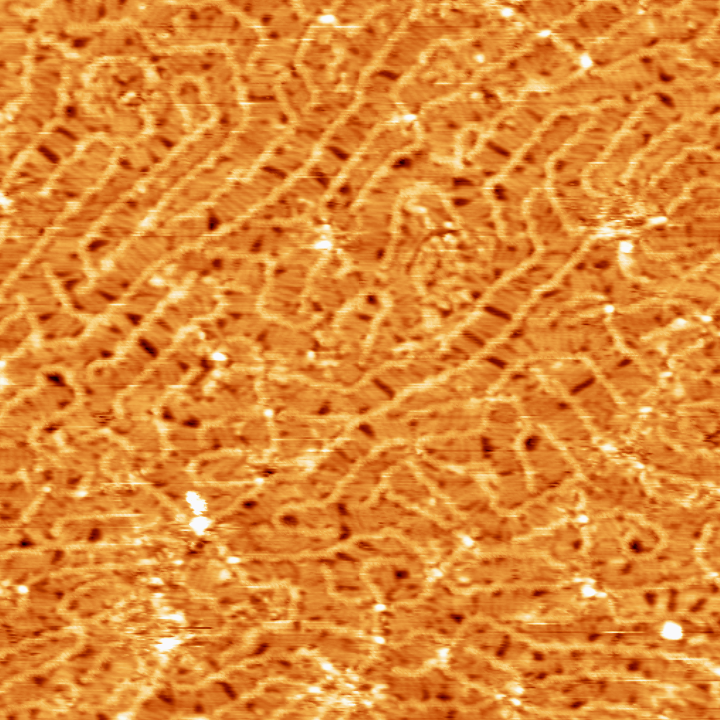
#> input picture STM/data/2.PNG, 720 x 720 px; its folder holds 3 pictures in this run
$ python main.py
#> lines starting #> are read from the running program, lines starting #| are printed output that depends on the picture; after the words box and inside, x2 and y2 are one past the last pixel; in counts of white or black regions, pixels touching at a corner belong together
"""
Written by Qiming Huang

This script processes Scanning Tunneling Microscopy (STM) images to extract and analyze specific features,
such as contours and lengths of detected structures. It performs preprocessing, thresholding, and filtering
to remove noise and irrelevant details, followed by skeletonization and morphological operations. The output
includes visual representations of detected structures with their corresponding lengths overlaid on the original images.

Input:
- STM images in PNG format located in the './data/' directory (e.g., '2.PNG', '4.PNG', '6.PNG').

Output:
- Displays processed images with detected contours highlighted and annotated with the calculated lengths.

Processing Steps:
1. Read and preprocess each image with gamma correction and color space conversion.
2. Apply Gaussian blur and Otsu thresholding to create a binary image for region isolation.
3. Identify and filter connected components to remove small, irrelevant blobs.
4. Use morphological operations and skeletonization to refine structure detection.
5. Detect contours and calculate the lengths of detected structures.
6. Visualize detected contours on the original image with random colors and length annotations.
7. Display the final annotated images using Matplotlib.

Dependencies:
- Python libraries: OpenCV (cv2), Matplotlib, NumPy, scikit-image, tqdm.

Usage:
- Place the STM images in the './data/' directory.
- Run the script in a Python environment with the required dependencies installed.
- The processed images will be displayed sequentially.

"""

import cv2
import matplotlib.pyplot as plt
import numpy as np
from skimage import morphology

def RGB_to_Hex(tmp):
    rgb = tmp.split(',')
    strs = '#'
    for i in rgb:
        num = int(i)
        strs += str(hex(num))[-2:].replace('x','0').upper()

    return strs


for img_idx in [2,4,6]:
    img = cv2.imread(f"./data/{img_idx}.PNG")
#> img is the input picture: shape (720, 720, 3); mean B, G, R 53.8, 137.7, 223.4
    img = np.power(img/float(np.max(img)), 1.5)
    img = np.uint8(img * 255)
    img = cv2.cvtColor(img, cv2.COLOR_BGR2RGB)
    img_gray = cv2.cvtColor(img, cv2.COLOR_RGB2GRAY)
    blur = cv2.GaussianBlur(img_gray,(7,7),10)
    # remove small bright spots
    # light_remove = np.uint8(np.where(blur > 220, 0, blur))

    ret1, th1 = cv2.threshold(blur, 155, 230, cv2.THRESH_OTSU)
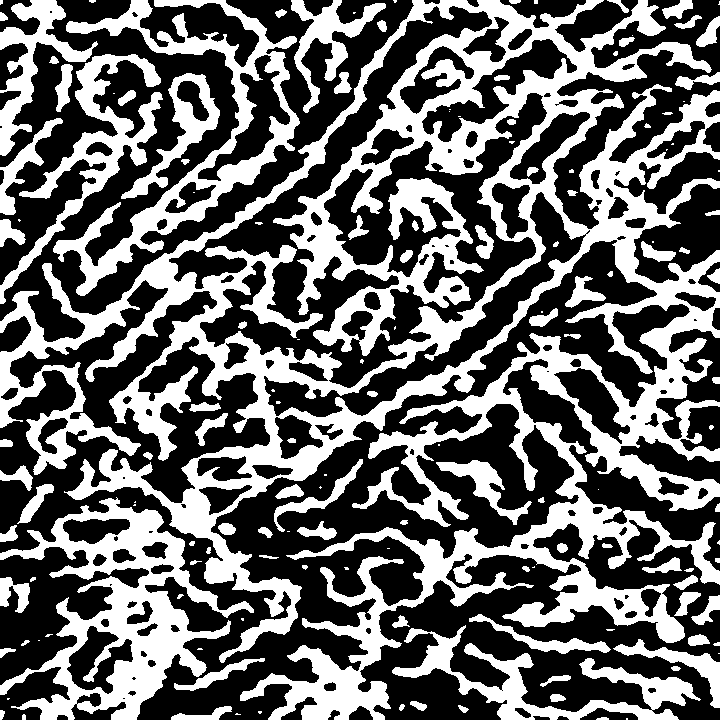
#> th1: shape (720, 720); values 0 (black) and 230 (white), 40.8% white; 149 white regions (49 under 20 px), largest, box (x1, y1, x2, y2) and area: (0, 0, 720, 720) 136487, (0, 497, 254, 720) 18251, (53, 0, 300, 296) 13199
#> ret1 = 133

    nb_blobs, im_with_separated_blobs, stats, _ = cv2.connectedComponentsWithStats(th1)
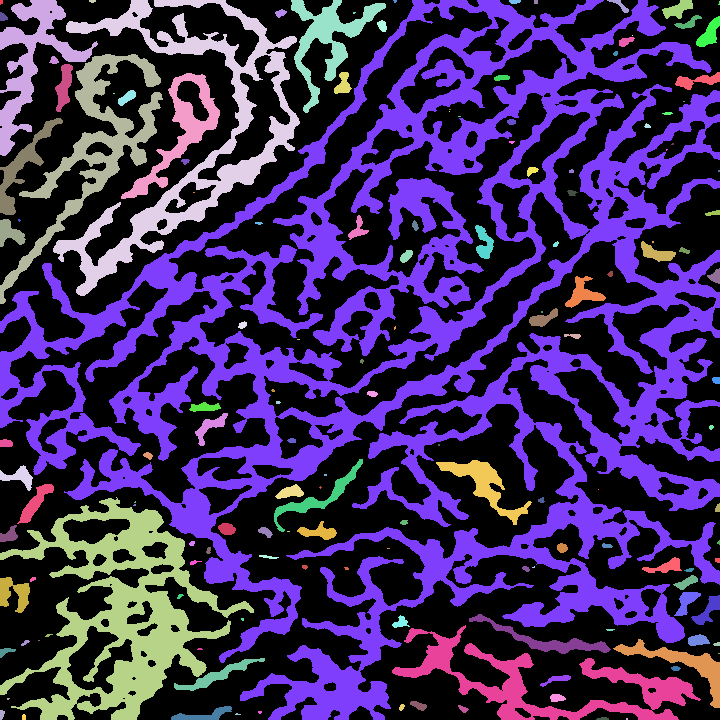
#> im_with_separated_blobs: shape (720, 720) int32; 150 distinct labels, from 0 to 149; one colour per label, 0 black
#> nb_blobs = 150; stats = 150 rows, first 6: [0, 0, 720, 720, 307057], [0, 0, 3, 5, 13], [0, 0, 98, 156, 4123], [89, 0, 7, 3, 17], [53, 0, 247, 296, 13199], [291, 0, 95, 113, 2916]
    sizes = stats[:, -1]
#> sizes = 150 values, max 307057 at index 0, min 1 at index 19, mean 3456
    sizes = sizes[1:]
#> sizes = 149 values, max 136487 at index 6, min 1 at index 18, mean 1418.4
    nb_blobs -= 1
#> nb_blobs = 149
    min_size = 500
    # output image with only the kept components
    im_result = np.zeros_like(im_with_separated_blobs)
    # for every component in the image, keep it only if it's above min_size
    for blob in range(nb_blobs):
        if sizes[blob] >= min_size:
            # see description of im_with_separated_blobs above
            im_result[im_with_separated_blobs == blob + 1] = 255

    kernel = np.ones((5,5),np.uint8)
    # black hat
    black_hat = cv2.morphologyEx(np.uint8(im_result), cv2.MORPH_BLACKHAT, np.ones((2,2),np.uint8))
#> black_hat: shape (720, 720); 3.6% white in thin lines or dots
    skeleton = np.uint8(morphology.skeletonize(black_hat))
#> skeleton: shape (720, 720); values 0 (black) and 1 (white), 2.8% white in thin lines or dots
    skeleton_dilate = cv2.dilate(skeleton, np.ones((3,3),np.uint8), iterations = 1)
#> skeleton_dilate: shape (720, 720); values 0 (black) and 1 (white), 12% white; 825 white regions (232 under 20 px), largest, box (x1, y1, x2, y2) and area: (168, 6, 439, 263) 1483, (140, 144, 285, 241) 764, (479, 235, 627, 363) 736

    # !!
    a = cv2.dilate(skeleton, np.ones((2,2),np.uint8), iterations=5)
#> a: shape (720, 720); values 0 (black) and 1 (white), 27.9% white; 464 white regions (1 under 20 px), largest, box (x1, y1, x2, y2) and area: (169, 7, 443, 267) 3155, (79, 114, 313, 302) 3041, (211, 375, 464, 537) 2553
    nb_blobs, im_with_separated_blobs, stats, _ = cv2.connectedComponentsWithStats(a)
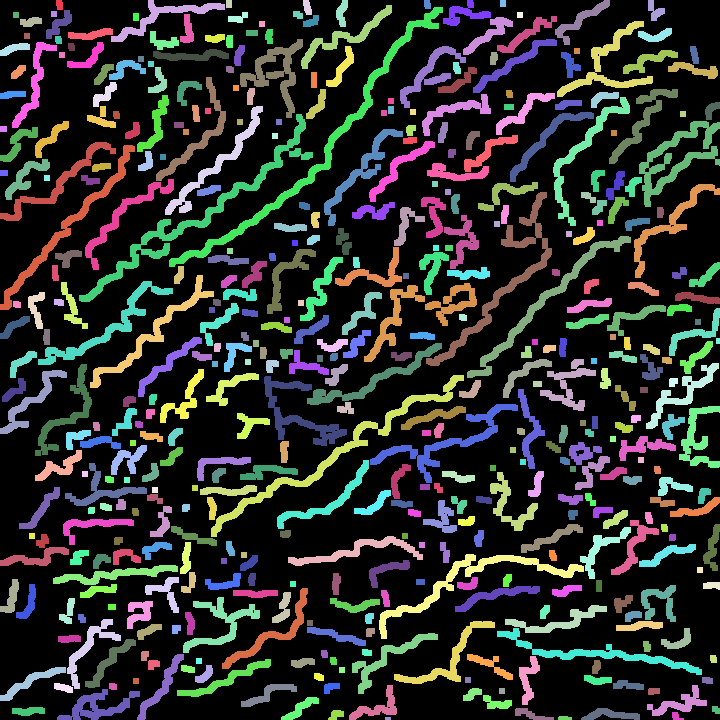
#> im_with_separated_blobs: shape (720, 720) int32; 465 distinct labels, from 0 to 464; one colour per label, 0 black
#> nb_blobs = 465; stats = 465 rows, first 6: [0, 0, 720, 720, 373943], [56, 0, 7, 10, 64], [111, 0, 114, 42, 984], [226, 0, 6, 8, 48], [303, 0, 9, 15, 103], [336, 0, 12, 27, 205]
    sizes = stats[:, -1]
#> sizes = 465 values, max 373943 at index 0, min 18 at index 463, mean 1114.8
    sizes = sizes[1:]
#> sizes = 464 values, max 3155 at index 11, min 18 at index 462, mean 311.3
    nb_blobs -= 1
#> nb_blobs = 464
    min_size = 200
    # output image with only the kept components
    im_result = np.zeros_like(im_with_separated_blobs)
    # for every component in the image, keep it only if it's above min_size
    for blob in range(nb_blobs):
        if sizes[blob] >= min_size:
            # see description of im_with_separated_blobs above
            im_result[im_with_separated_blobs == blob + 1] = 255
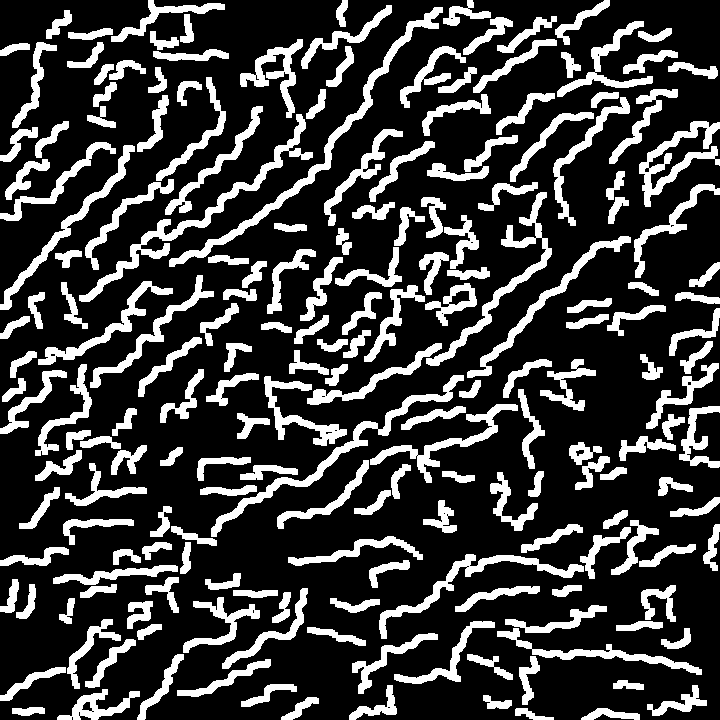
#> im_result: shape (720, 720) int32; 23.5% white; 201 white regions, largest, box (x1, y1, x2, y2) and area: (169, 7, 443, 267) 3155, (79, 114, 313, 302) 3041, (211, 375, 464, 537) 2553

    # # black hat
    # black_hat = cv2.morphologyEx(th1, cv2.MORPH_BLACKHAT, np.ones((2,2),np.uint8))


    skeleton_final = np.uint8(morphology.skeletonize(im_result))
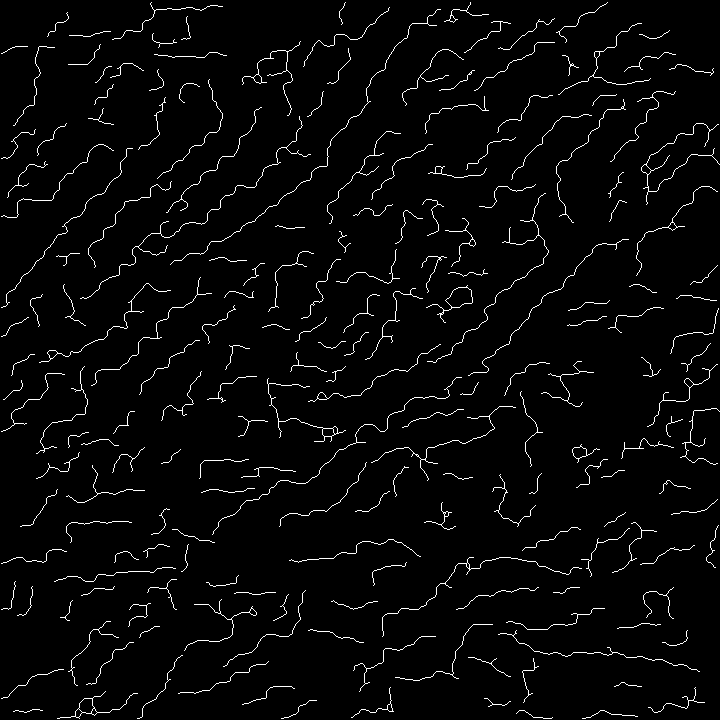
#> skeleton_final: shape (720, 720); values 0 (black) and 1 (white), 3.1% white in thin lines or dots
    s_contours, _ = cv2.findContours(skeleton_final, cv2.RETR_TREE, cv2.CHAIN_APPROX_SIMPLE)
#> s_contours = 232 contours, 196 with area under 20; largest, box (x1, y1, x2, y2) and area: (426, 285, 473, 323) 386, (445, 287, 473, 308) 377, (57, 691, 138, 719) 240, (78, 698, 95, 714) 173, (572, 444, 600, 463) 130

    colors = []
    for _ in range(len(s_contours)):
        colors.append(
            [np.uint8(np.floor(np.random.rand() * 255)), np.uint8(np.floor(np.random.rand() * 255)), np.uint8(np.floor(np.random.rand() * 255))]
        )
#> after the loop, colors = 232 items, first 6: [139, 182, 153], [138, 108, 164], [111, 227, 245], [97, 201, 134], [144, 236, 18], [22, 5, 212]
    colors = np.array(colors)
#> colors = 232 rows, first 8: [139, 182, 153], [138, 108, 164], [111, 227, 245], [97, 201, 134], [144, 236, 18], [22, 5, 212], [198, 221, 249], [203, 117, 199]

    lists = []
    lengths = []
    areas = []
    plt.figure(figsize=(16,16),dpi=100)
    plt.gca().xaxis.set_major_locator(plt.NullLocator())
    plt.gca().yaxis.set_major_locator(plt.NullLocator())
    plt.subplots_adjust(top = 1, bottom = 0, right = 1, left = 0, hspace = 0, wspace = 0)
    # plt.imshow(img)
    plt.axis("off")
    for i in range(len(s_contours)):
        length = cv2.arcLength(s_contours[i], False) / 2
        rect = cv2.minAreaRect(s_contours[i])
        box = cv2.boxPoints(rect)
        box = np.int0(box)
        area = cv2.contourArea(box)
        areas.append(area)

        if length > 30 or True:
            mask1 = cv2.drawContours(img, s_contours, i, [int(j) for j in colors[i]], 4)
            plt.text(
                s_contours[i][0][0][0], s_contours[i][0][0][1], f"{int(length)}",
                bbox=dict(boxstyle='round', facecolor=RGB_to_Hex(str(colors[i][0])+','+str(colors[i][1])+','+str(colors[i][2])), edgecolor='gray', alpha=0.7),
                fontsize=25
            )
            lengths.append(int(length))
#> this loop made 232 passes
#> (length, rect, box, area, rgb in RGB_to_Hex) on passes 1 to 3: (58.8, ((609.4, 713.4), (55.04, 7.42), -2.2), [[582, 718], [581, 710], [636, 708], [637, 716]], 442, ['139', '182', '153']), (38.47, ((534, 714.8), (4.75, 35.96), -76.76), [[551, 721], [516, 713], [517, 708], [552, 716]], 183, ['138', '108', '164']), (28.4, ((27.51, 710.6), (29.01, 2.64), -3.37), [[13, 712], [12, 710], [41, 708], [42, 711]], 74, ['111', '227', '245'])
#> pass 3, `mask1 = cv2.drawContours(img, s_contours, i, [int(j) for j in colors[i..`:
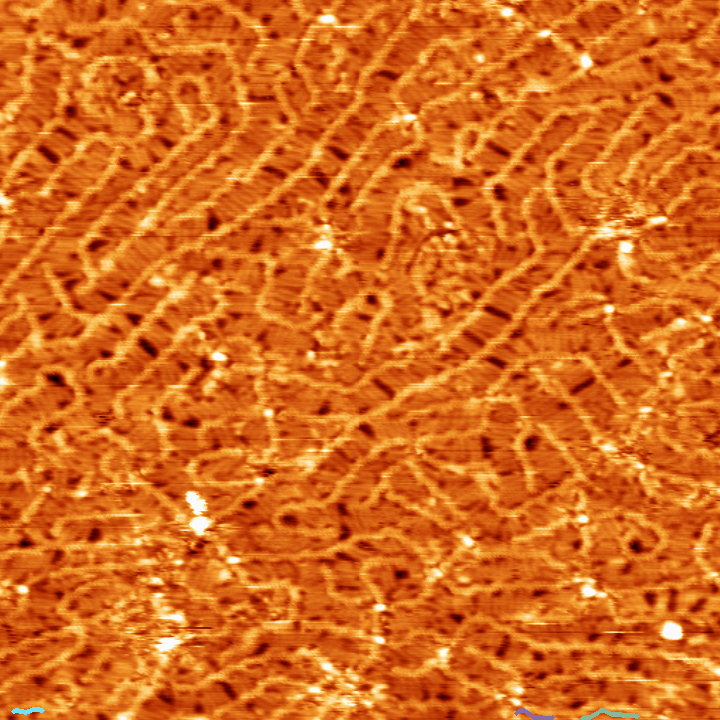
#> mask1: shape (720, 720, 3); mean R, G, B 214, 106.2, 28.5
#> after the loop:
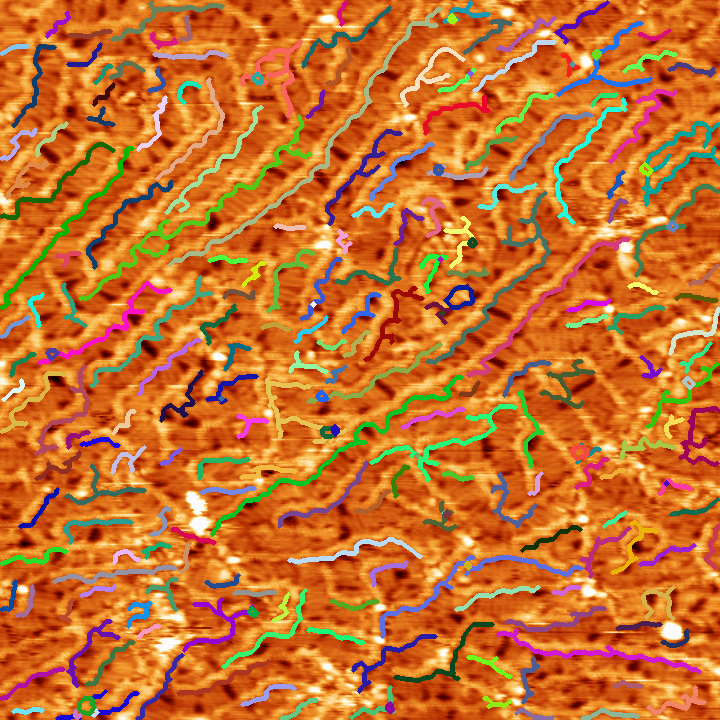
#> img: shape (720, 720, 3); mean R, G, B 200.2, 112.5, 45.1
#> after the loop, areas = 232 values, max 14962.5 at index 225, min 2 at index 64, mean 1022.6; lengths = 232 values, max 455 at index 183, min 2 at index 64, mean 74.85
    plt.imshow(mask1)
    plt.savefig(f"./res/{img_idx}.PNG")
    plt.show()
#> pass 2 of the loop `for img_idx in [2,4,6]:`:
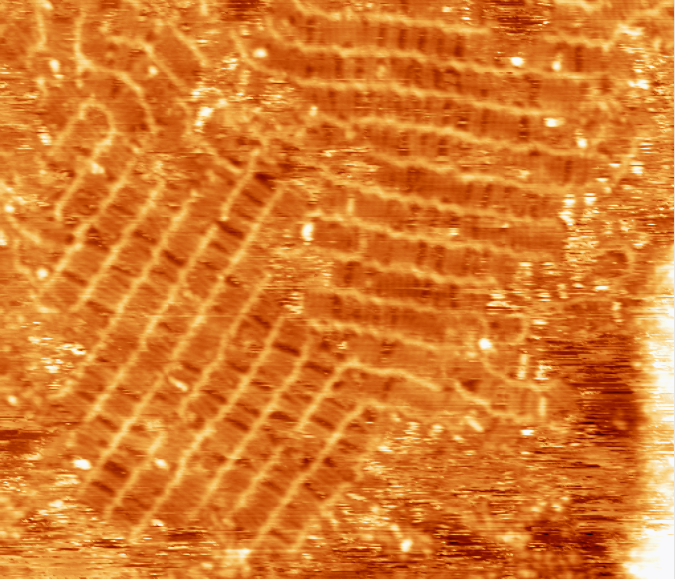
#> input picture STM/data/4.PNG, 675 x 579 px
#> img is the input picture: shape (579, 675, 3); mean B, G, R 43.8, 123.2, 216.3
#> img_gray: shape (579, 675)
#> blur: shape (579, 675)
#> `ret1, th1 = cv2.threshold(blur, 155, 230, cv2.THRESH_OTSU)`:
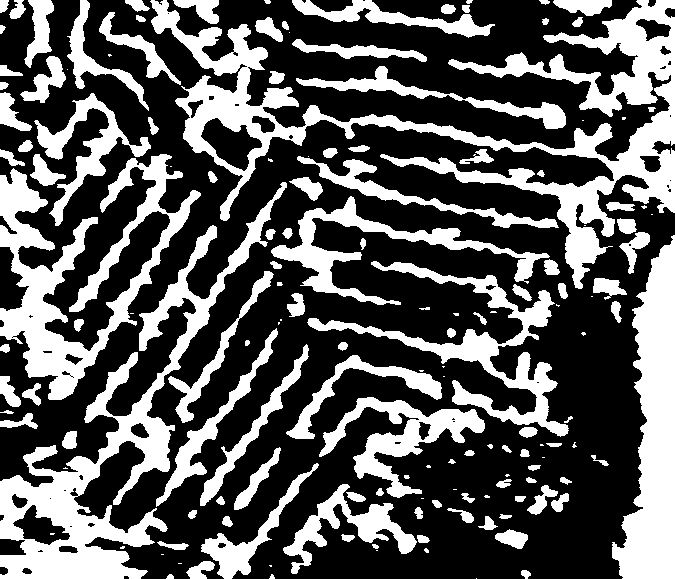
#> th1: shape (579, 675); values 0 (black) and 230 (white), 35.4% white; 156 white regions (39 under 20 px), largest, box (x1, y1, x2, y2) and area: (150, 0, 675, 289) 28683, (0, 182, 287, 579) 19296, (0, 154, 201, 400) 14488
#> ret1 = 124
#> `nb_blobs, im_with_separated_blobs, stats, _ = cv2.connectedComponentsW..`: nb_blobs = 157; stats = 157 rows, first 6: [0, 0, 675, 579, 252581], [0, 0, 9, 13, 93], [9, 0, 17, 19, 190], [24, 0, 30, 68, 1048], [67, 0, 82, 111, 1686], [125, 0, 25, 12, 176]
#> `sizes = stats[:, -1]`: sizes = 157 values, max 252581 at index 0, min 1 at index 22, mean 2489.3
#> `sizes = sizes[1:]`: sizes = 156 values, max 28683 at index 5, min 1 at index 21, mean 886.2
#> `nb_blobs -= 1`: nb_blobs = 156
#> kernel = [[1, 1, 1, 1, 1], [1, 1, 1, 1, 1], [1, 1, 1, 1, 1], [1, 1, 1, 1, 1], [1, 1, 1, 1, 1]]
#> `nb_blobs, im_with_separated_blobs, stats, _ = cv2.connectedComponentsW..`: nb_blobs = 226; stats = 226 rows, first 6: [0, 0, 675, 579, 313230], [31, 0, 29, 73, 642], [83, 0, 13, 58, 410], [154, 0, 12, 15, 108], [167, 0, 8, 19, 131], [200, 0, 28, 56, 643]
#> `sizes = stats[:, -1]`: sizes = 226 values, max 313230 at index 0, min 18 at index 225, mean 1729.3
#> `sizes = sizes[1:]`: sizes = 225 values, max 2579 at index 103, min 18 at index 224, mean 344.9
#> `nb_blobs -= 1`: nb_blobs = 225
#> s_contours = 93 contours, 86 with area under 20; largest, box (x1, y1, x2, y2) and area: (377, 415, 452, 465) 94, (57, 115, 131, 230) 78, (582, 74, 674, 120) 77, (119, 137, 131, 148) 76, (618, 96, 630, 108) 71, (414, 448, 424, 457) 58, (377, 455, 384, 463) 30
#> the loop `for _ in range(len(s_contours)):` made 93 passes
#> after the loop `for _ in range(len(s_contours)):`: colors = 93 items, first 6: [48, 4, 132], [214, 95, 56], [20, 21, 56], [25, 67, 16], [16, 218, 41], [142, 197, 116]
#> `colors = np.array(colors)`: colors = 93 rows, first 8: [48, 4, 132], [214, 95, 56], [20, 21, 56], [25, 67, 16], [16, 218, 41], [142, 197, 116], [39, 50, 110], [134, 89, 199]
#> the loop `for i in range(len(s_contours)):` made 93 passes
#> (length, rect, box, area, rgb in RGB_to_Hex) on passes 1 to 2: (33.02, ((306.8, 568.4), (27.59, 5.18), -43.53), [[298, 579], [295, 576], [315, 557], [318, 560]], 117, ['48', '4', '132']), (28.64, ((412.5, 550), (22.8, 6.4), -52.13), [[408, 560], [403, 557], [417, 539], [422, 542]], 132, ['214', '95', '56'])
#> after the loop `for i in range(len(s_contours)):`:
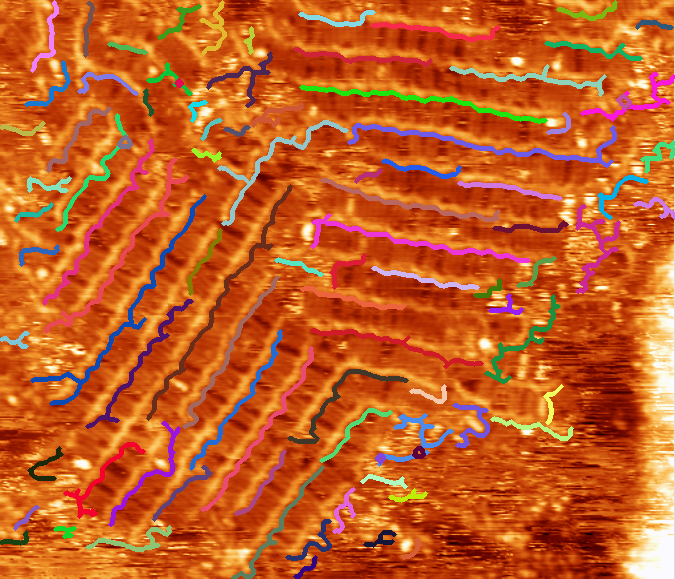
#> img: shape (579, 675, 3); mean R, G, B 196.4, 94.1, 36
